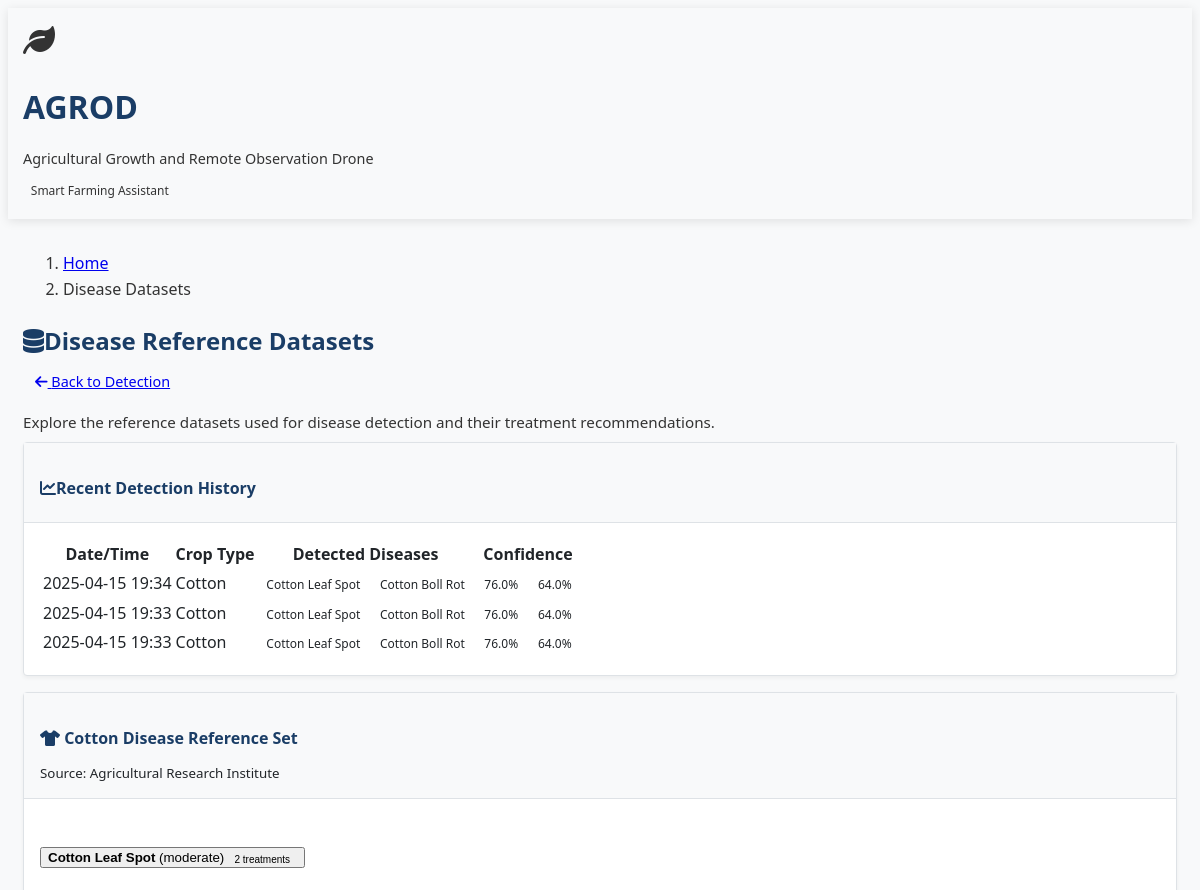
Before: /datasets (upper part) with the older database file.
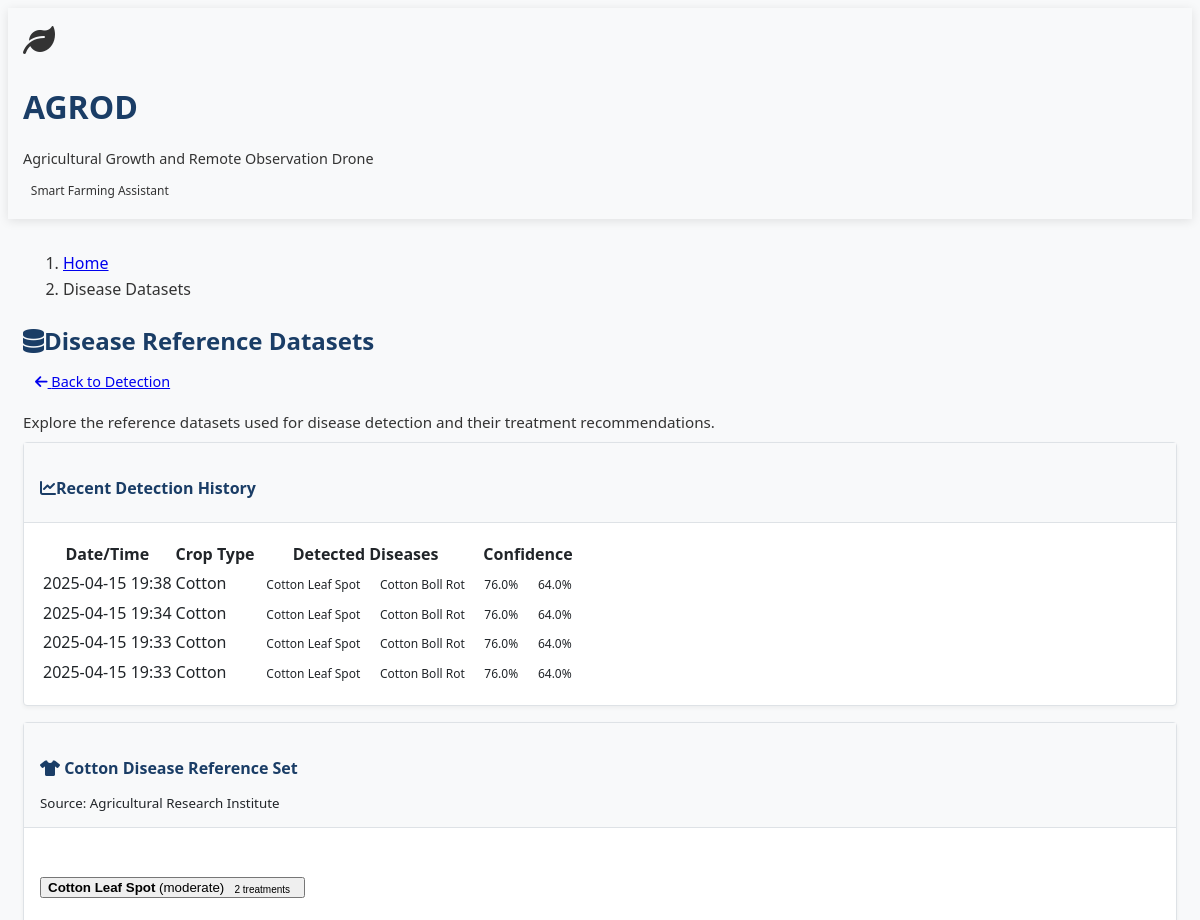
After: the same page with the newer database file.
### models.py (models this page shows, shortened)
class DetectionHistory(db.Model):
    id = db.Column(db.Integer, primary_key=True)
    crop_type = db.Column(db.String(50), nullable=False)
    detected_diseases = db.Column(db.JSON)
    confidence_scores = db.Column(db.JSON)
    image_hash = db.Column(db.String(64))  # Store hash of image for reference
    timestamp = db.Column(db.DateTime, default=datetime.utcnow)

class DiseaseDataset(db.Model):
    id = db.Column(db.Integer, primary_key=True)
    name = db.Column(db.String(100), nullable=False)
    crop_type = db.Column(db.String(50), nullable=False)
    source = db.Column(db.String(200))
    created_at = db.Column(db.DateTime, default=datetime.utcnow)
    disease_samples = db.relationship('DiseaseSample', backref='dataset', lazy=True)

class DiseaseSample(db.Model):
    id = db.Column(db.Integer, primary_key=True)
    disease_name = db.Column(db.String(100), nullable=False)
    description = db.Column(db.Text)
    severity = db.Column(db.String(20))  # mild, moderate, severe
    color_features = db.Column(db.JSON)  # RGB distributions, histograms, etc.
    texture_features = db.Column(db.JSON)  # Texture patterns
    shape_features = db.Column(db.JSON)  # Shape descriptors
    dataset_id = db.Column(db.Integer, db.ForeignKey('disease_dataset.id'), nullable=False)
    recommendations = db.relationship('TreatmentRecommendation', backref='disease', lazy=True)

### app.py (the view)
@app.route('/datasets')
def view_datasets():
    with app.app_context():
        datasets = DiseaseDataset.query.all()
        datasets_with_samples = []
        for dataset in datasets:
            samples = DiseaseSample.query.filter_by(dataset_id=dataset.id).all()
            samples_with_treatments = []
            for sample in samples:
                treatments = TreatmentRecommendation.query.filter_by(disease_id=sample.id).all()
                samples_with_treatments.append({
                    'sample': sample,
                    'treatments': treatments
                })
            datasets_with_samples.append({
                'dataset': dataset,
                'samples': samples_with_treatments
            })
        history = DetectionHistory.query.order_by(DetectionHistory.timestamp.desc()).limit(10).all()
        return render_template('datasets.html',
                              datasets=datasets_with_samples,
                              history=history)

### templates/datasets.html (shortened to what this page needs)
{% extends 'layout.html' %}
{% block content %}
<div class="row mb-4">
    <div class="col-12">
        <nav aria-label="breadcrumb">
            <ol class="breadcrumb">
                <li class="breadcrumb-item"><a href="/">Home</a></li>
                <li class="breadcrumb-item active" aria-current="page">Disease Datasets</li>
            </ol>
        </nav>
        <div class="d-flex justify-content-between align-items-center">
            <h2><i class="fas fa-database me-2"></i>Disease Reference Datasets</h2>
            <a href="/" class="btn btn-outline-primary">
                <i class="fas fa-arrow-left me-1"></i> Back to Detection
            </a>
        </div>
        <p class="text-muted">Explore the reference datasets used for disease detection and their treatment recommendations.</p>
    </div>
</div>
<div class="row mb-4">
    <div class="col-12">
        <div class="card shadow-sm">
            <div class="card-header">
                <h4><i class="fas fa-chart-line me-2"></i>Recent Detection History</h4>
            </div>
            <div class="card-body">
                {% if history %}
                <div class="table-responsive">
                    <table class="table table-hover">
                        <thead>
                            <tr>
                                <th>Date/Time</th>
                                <th>Crop Type</th>
                                <th>Detected Diseases</th>
                                <th>Confidence</th>
                            </tr>
                        </thead>
                        <tbody>
                            {% for record in history %}
                            <tr>
                                <td>{{ record.timestamp.strftime('%Y-%m-%d %H:%M') }}</td>
                                <td>{{ record.crop_type.capitalize() }}</td>
                                <td>
                                    {% for disease in record.detected_diseases %}
                                    <span class="badge bg-primary me-1">{{ disease.split('_')|map('capitalize')|join(' ') }}</span>
                                    {% endfor %}
                                </td>
                                <td>
                                    {% for score in record.confidence_scores %}
                                    <span class="badge bg-secondary me-1">{{ score|round }}%</span>
                                    {% endfor %}
                                </td>
                            </tr>
                            {% endfor %}
                        </tbody>
                    </table>
                </div>
                {% else %}
                <div class="alert alert-info">
                    <i class="fas fa-info-circle me-2"></i>
                    No detection history available yet. Use the detection tool to start building history.
                </div>
                {% endif %}
            </div>
        </div>
    </div>
</div>
{% for dataset_data in datasets %}
<div class="row mb-4">
    <div class="col-12">
        <div class="card shadow-sm">
            <div class="card-header">
                <h4>
                    {% if dataset_data.dataset.crop_type == 'cotton' %}
                    <i class="fas fa-tshirt me-2 text-primary"></i>
                    {% else %}
                    <i class="fas fa-tree me-2 text-success"></i>
                    {% endif %}
                    {{ dataset_data.dataset.name }}
                </h4>
                <small class="text-muted">Source: {{ dataset_data.dataset.source }}</small>
            </div>
            <div class="card-body">
                <div class="accordion" id="dataset{{ dataset_data.dataset.id }}Accordion">
                    {% for sample_data in dataset_data.samples %}
                    <div class="accordion-item bg-dark border-secondary">
                        <h2 class="accordion-header" id="heading{{ sample_data.sample.id }}">
                            <button class="accordion-button collapsed" type="button" data-bs-toggle="collapse"
                                data-bs-target="#collapse{{ sample_data.sample.id }}" aria-expanded="false"
                                aria-controls="collapse{{ sample_data.sample.id }}">
                                <div class="d-flex w-100 justify-content-between align-items-center">
                                    <span><strong>{{ sample_data.sample.disease_name }}</strong> ({{ sample_data.sample.severity }})</span>
                                    <span class="badge bg-primary ms-2">{{ sample_data.treatments|length }} treatments</span>
                                </div>
                            </button>
                        </h2>
                    </div>
                    {% endfor %}
                </div>
            </div>
        </div>
    </div>
</div>
{% endfor %}
{% endblock %}

### templates/layout.html (shortened to what this page needs)
<!DOCTYPE html>
<html lang="en" data-bs-theme="light">
<head>
    <link rel="stylesheet" href="https://cdn.replit.com/agent/bootstrap-agent-light-theme.min.css">
    <link rel="stylesheet" href="{{ url_for('static', filename='css/custom.css') }}">
    <link rel="stylesheet" href="https://cdnjs.cloudflare.com/ajax/libs/font-awesome/6.0.0/css/all.min.css">
</head>
<body class="bg-light">
    <header class="bg-white py-3 border-bottom shadow-sm">
        <div class="container">
            <div class="d-flex align-items-center justify-content-between">
                <div class="d-flex align-items-center">
                    <div class="me-3">
                        <i class="fas fa-leaf text-success fa-2x"></i>
                    </div>
                    <div>
                        <h1 class="mb-0 text-primary">AGROD</h1>
                        <p class="text-muted mb-0" style="font-size: 0.9rem;">Agricultural Growth and Remote Observation Drone</p>
                    </div>
                </div>
                <div>
                    <span class="badge bg-success text-white">
                        Smart Farming Assistant
                    </span>
                </div>
            </div>
        </div>
    </header>
    <main class="py-3">
        <div class="container">
            {% block content %}{% endblock %}
        </div>
    </main>
</body>
</html>

### static/css/custom.css (style rules this page uses)
body { font-family: 'Segoe UI', Roboto, 'Helvetica Neue', Arial, sans-serif; color: #333; line-height: 1.6; background-color: #f8f9fa; }
h1, h2, h3, h4, h5, h6 { font-weight: 600; margin-bottom: 0.5rem; color: #1a3d66; }
p { margin-bottom: 0.5rem; font-size: 0.95rem; }
.container { padding: 1rem 15px; }
header, footer { box-shadow: 0 2px 10px rgba(0, 0, 0, 0.1); }
.card { border-radius: 0.25rem; border: 1px solid #dee2e6; background-color: #ffffff; box-shadow: 0 2px 4px rgba(0, 0, 0, 0.05); margin-bottom: 1rem; }
.card-header { background-color: #f8f9fa; border-bottom: 1px solid #dee2e6; padding: 0.75rem 1rem; font-weight: 500; color: #212529; }
.card-body { padding: 1rem; color: #212529; }
.btn { border-radius: 0.25rem; padding: 0.375rem 0.75rem; font-weight: 400; font-size: 0.9rem; }
.badge { font-weight: 500; padding: 0.35em 0.65em; font-size: 0.75em; border-radius: 0.25rem; }
::placeholder { color: #adb5bd !important; opacity: 1; }

Changed rows visible on the page:
added DetectionHistory: timestamp "2025-04-15 19:38", crop_type "Cotton", split|map "Cotton Leaf Spot" "Cotton Boll Rot", confidence_scores "76.0" "64.0"
